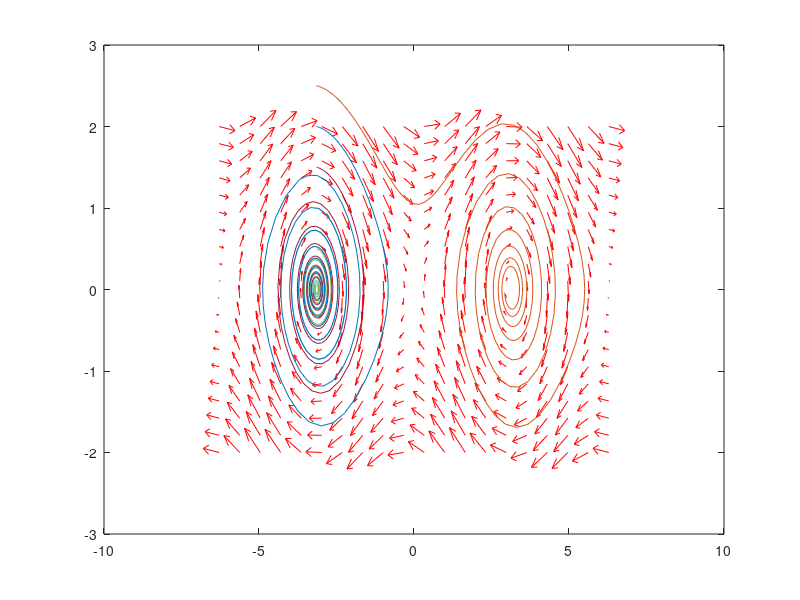

Source code (MATLAB):
clear all; close all;

f = @(t,X)[X(2); sin(X(1))-0.1*X(2)];

x1 = linspace(-2*pi,2*pi,20);
x2 = linspace(-2,2,20);



[x,y] = meshgrid(x1,x2);
u = zeros(size(x));
v = zeros(size(x));
t = 0;
for i = 1:numel(x)
    Xdot = f(t,[x(i);y(i)]);
    u(i) = Xdot(1);
    v(i) = Xdot(2);
end

quiver(x,y,u,v,'r');figure(gcf)

hold on

for x20 = [0 0.5 1 1.5 2 2.5]
	[ts,ys] = ode45(f,[0,50],[-pi;x20]);
	plot(ys(:,1),ys(:,2))
end
hold off
